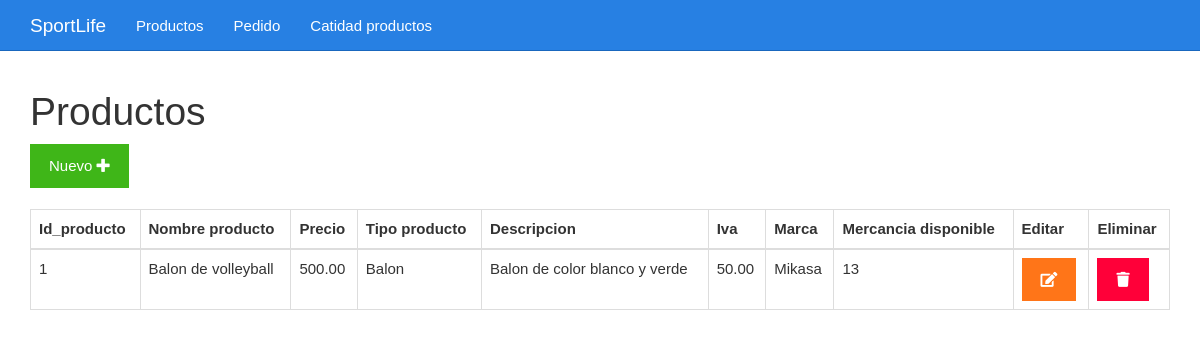
Before: /listar.php with the older database file.
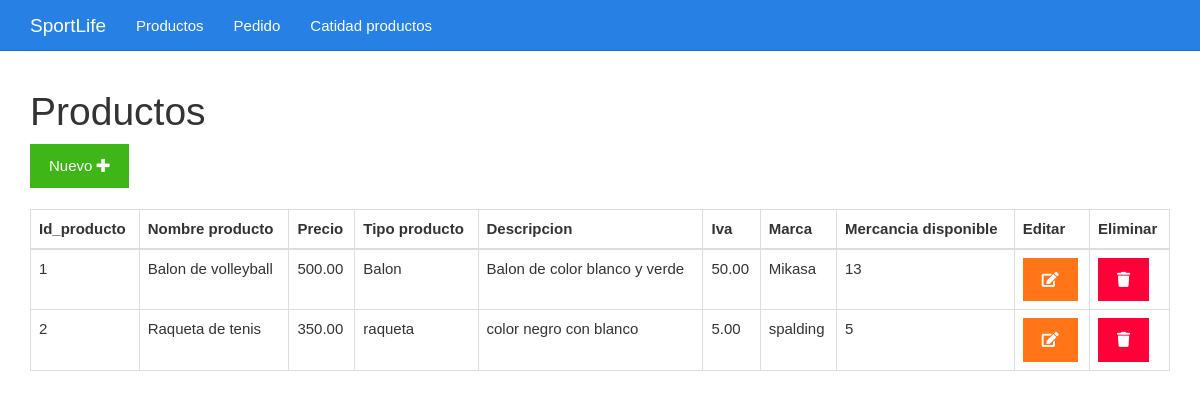
After: the same page with the newer database file.
### tables this page shows
CREATE TABLE `productos` (
  `id_producto` int(100) NOT NULL,
  `Nombreproducto` varchar(255) NOT NULL,
  `Precio` decimal(7,2) NOT NULL,
  `Tipoproducto` varchar(255) NOT NULL,
  `Descripcion` varchar(255) NOT NULL,
  `Iva` decimal(5,2) NOT NULL,
  `Marca` varchar(255) NOT NULL,
  `Mercanciadisponible` int(100) NOT NULL
);

### listar.php (the view)
<?php include_once "encabezado.php" ?>
<?php
include_once "base_de_datos.php";
$sentencia = $base_de_datos->query("SELECT * FROM productos;");
$productos = $sentencia->fetchAll(PDO::FETCH_OBJ);
?>
	<div class="col-xs-12">
		<h1>Productos</h1>
		<div>
			<a class="btn btn-success" href="./formulario.php">Nuevo <i class="fa fa-plus"></i></a>
		</div>
		<br>
		<table class="table table-bordered">
			<thead>
				<tr>
					<th>Id_producto</th>
					<th>Nombre producto</th>
					<th>Precio</th>
					<th>Tipo producto</th>
					<th>Descripcion</th>
					<th>Iva</th>
					<th>Marca</th>
					<th>Mercancia disponible</th>
					<th>Editar</th>
					<th>Eliminar</th>
				</tr>
			</thead>
			<tbody>
				<?php foreach($productos as $producto){ ?>
				<tr>
					<td><?php echo $producto->id_producto ?></td>
					<td><?php echo $producto->Nombreproducto ?></td>
					<td><?php echo $producto->Precio ?></td>
					<td><?php echo $producto->Tipoproducto ?></td>
					<td><?php echo $producto->Descripcion ?></td>
					<td><?php echo $producto->Iva ?></td>
					<td><?php echo $producto->Marca ?></td>
					<td><?php echo $producto->Mercanciadisponible ?></td>
					<td><a class="btn btn-warning" href="<?php echo "editar.php?id=" . $producto->id_producto?>"><i class="fa fa-edit"></i></a></td>
					<td><a class="btn btn-danger" href="<?php echo "eliminar.php?id=" . $producto->id_producto?>"><i class="fa fa-trash"></i></a></td>
				</tr>
				<?php } ?>
			</tbody>
		</table>
	</div>
<?php include_once "pie.php" ?>

### encabezado.php (shortened to what this page needs)
<!DOCTYPE html>
<html lang="es">
<head>
	<link rel="stylesheet" href="./css/fontawesome-all.min.css">
	<link rel="stylesheet" href="./css/2.css">
	<link rel="stylesheet" href="./css/estilo.css">
</head>
<body>
	<nav class="navbar navbar-inverse navbar-fixed-top">
		<div class="container">
			<div class="navbar-header">
				<a class="navbar-brand" href="index.php">SportLife</a>
			</div>
			<div id="navbar" class="collapse navbar-collapse">
				<ul class="nav navbar-nav">
					<li><a href="./listar.php">Productos</a></li>
					<li><a href="./vender.php">Pedido</a></li>
					<li><a href="./ventas.php">Catidad productos</a></li>
				</ul>
			</div>
		</div>
	</nav>
	<div class="container">
		<div class="row">

### pie.php
		</div>
	</div>
</body>
</html>

### css/estilo.css (style rules this page uses)
body { padding-top: 70px; }

Changed rows visible on the page:
added productos: id_producto "2", Nombreproducto "Raqueta de tenis", Precio "350.00", Tipoproducto "raqueta", Descripcion "color negro con blanco", Iva "5.00", Marca "spalding", Mercanciadisponible "5"
